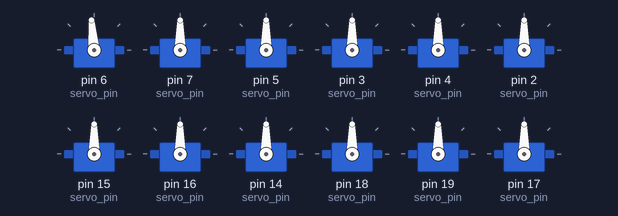
Recording of a sketch running on a simulated Arduino Uno, built with avr-gcc and run on an emulated ATmega328P. Parts: 12 × servo.

Above: at 0.7 s.
Timing chart, 0 to 6.4 s (numbered marks = the images above):
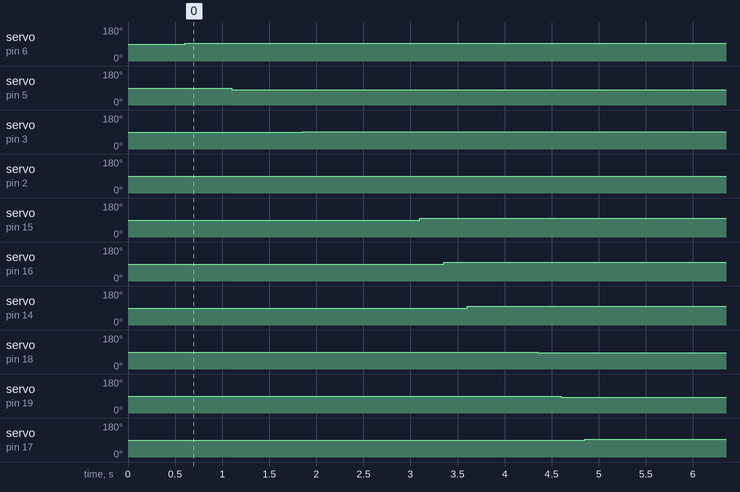

The sketch:

init_and_tune_legs.ino
```cpp
/*
 *  This sketch is based on "init_legs.ino" by RegisHsu.
 *  It is used to set all servos to a 90 degree angle
 *  BEFORE mounting the servo horns to fix all leg joints.
 *
 *  With all horns mounted the alignment of the four legs
 *  usually doesn't match 90 degrees due fixed notches on
 *  the servo gears. Use the servo_adjust[][] matrix to
 *  fine tune the position of all 12 servos and then copy
 *  the results to the main sketch controlling the robot.
 *
 */

#include <Servo.h>
Servo servo[4][3];

//define servos' ports
//leg_postions: Leg1 (front,left), Leg2 (back,left), Leg3 (front, right), Leg4 (back, right)
//leg_parts: (middle, foot, shoulder)
const int servo_pin[4][3] = { {6, 7, 5}, {3, 4, 2}, {15, 16, 14}, {18, 19, 17} };

// adjust angle to exactly move servo arms at 90 degrees to main body
const float servo_adjust[4][3] = { {-5,0,9}, {-2,0,2}, {-10,-10,-8}, {5,7,-5} };

void setup() {
  for (int i = 0; i < 4; i++) {
    for (int j = 0; j < 3; j++) {
      servo[i][j].attach(servo_pin[i][j]);
      delay(50);
    }
  }
}

void loop(void) {
  int angle;
  for (int i = 0; i < 4; i++) {
    for (int j = 0; j < 3; j++) {
      angle = 90 - servo_adjust[i][j];  // set to 90 degrees with optional adjustment
      servo[i][j].write(angle);
      delay(250);
    }
    delay(500);
  }
}
```

Measured:
- by itself, servo on pin 6 (servo_pin): 90° → 95° at 0.60 s
- by itself, servo on pin 5 (servo_pin): 90° → 81° at 1.1 s
- by itself, servo on pin 3 (servo_pin): 90° → 92° at 1.9 s
- by itself, servo on pin 2 (servo_pin): 90° → 88° at 2.4 s
- by itself, servo on pin 15 (servo_pin): 90° → 100° at 3.1 s
- by itself, servo on pin 16 (servo_pin): 90° → 100° at 3.4 s
- by itself, servo on pin 14 (servo_pin): 90° → 98° at 3.6 s
- by itself, servo on pin 18 (servo_pin): 90° → 85° at 4.4 s
